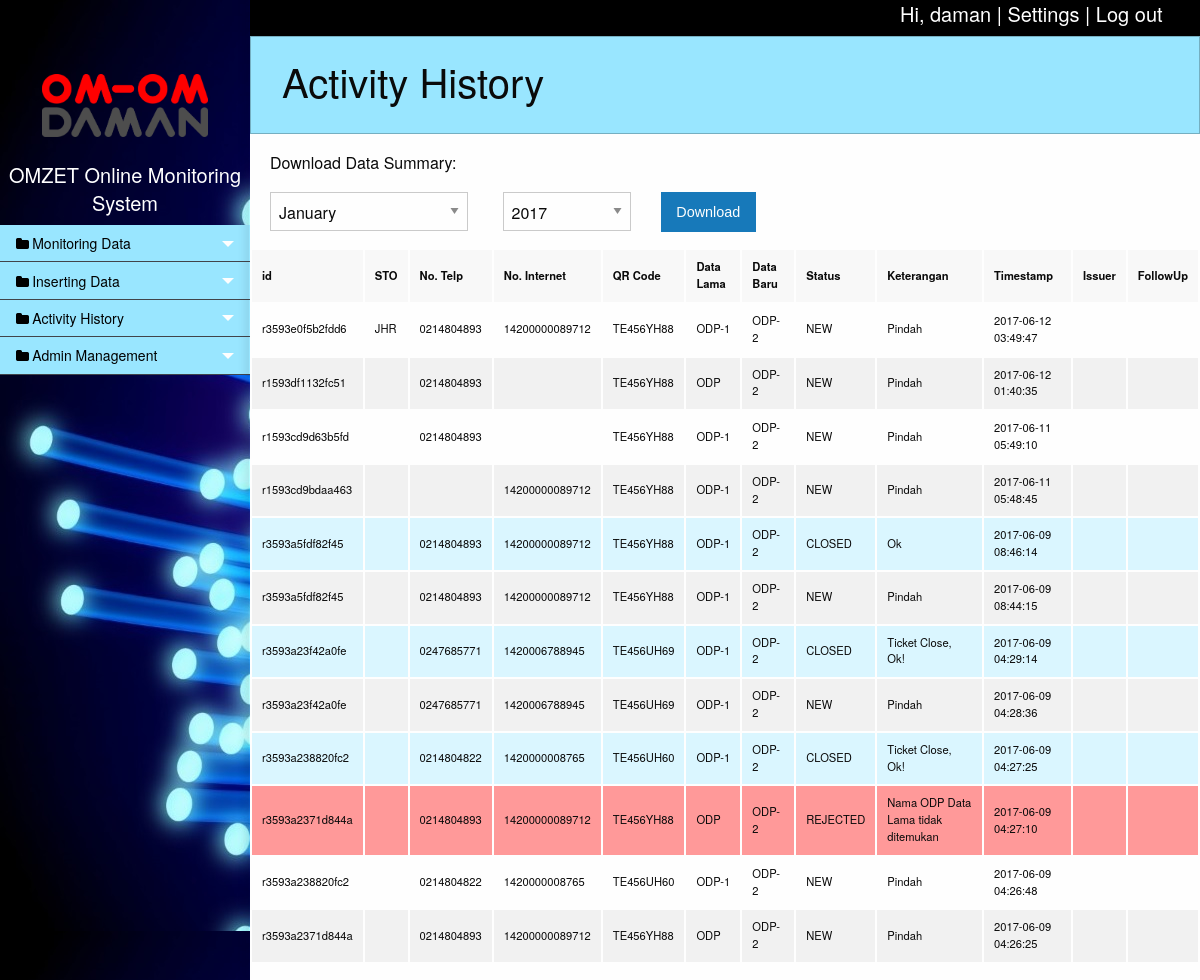
The page /history.php (signed in) on the database as committed earlier.
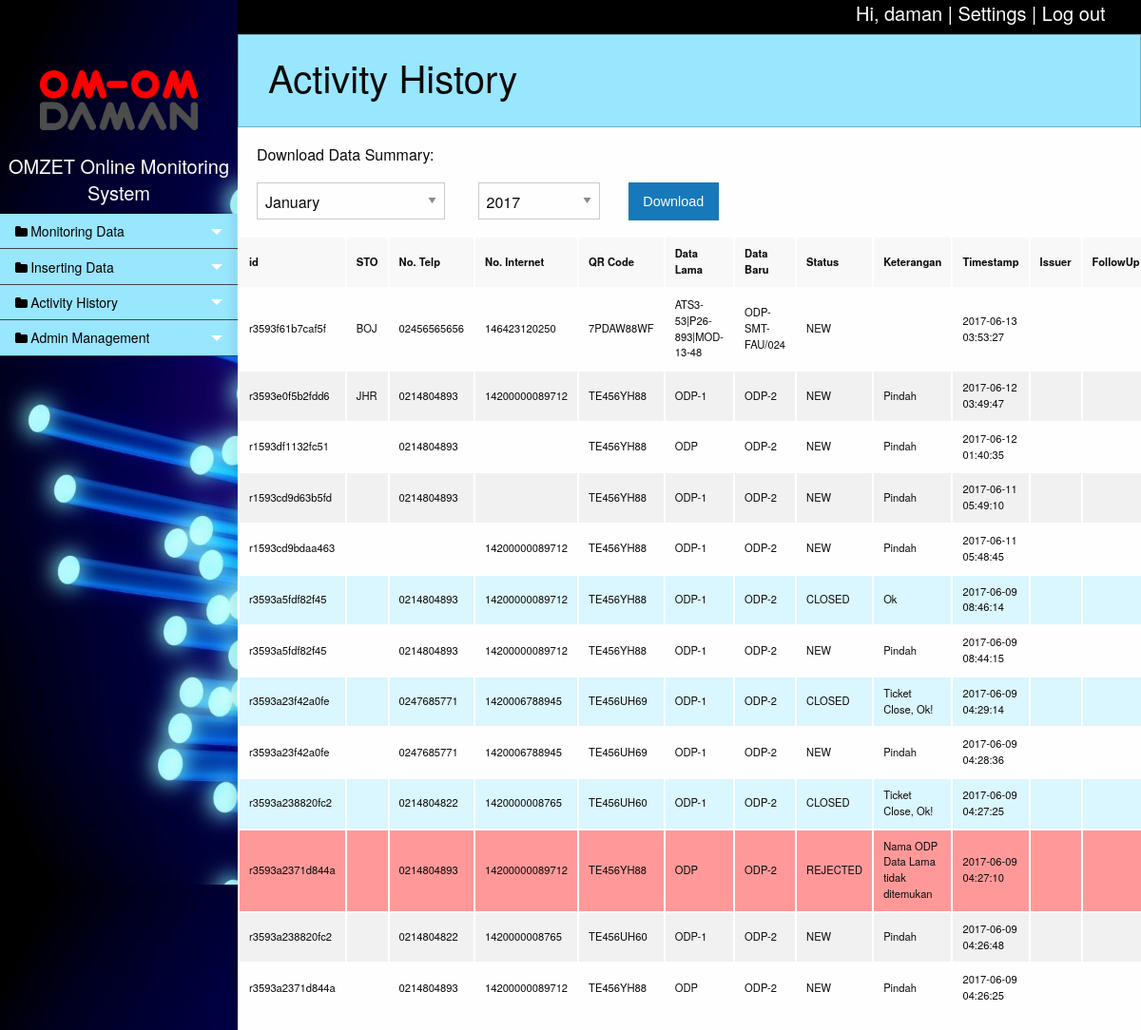
The same page on the database as committed later.
### tables this page shows
CREATE TABLE `tb_history` (
  `id` varchar(15) NOT NULL,
  `sto` varchar(3) NOT NULL,
  `no_telp` varchar(30) NOT NULL,
  `no_internet` varchar(30) NOT NULL,
  `qr` varchar(12) NOT NULL,
  `data_lama` varchar(50) NOT NULL,
  `data_baru` varchar(50) NOT NULL,
  `status` varchar(20) NOT NULL,
  `keterangan` varchar(50) NOT NULL,
  `tanggal` timestamp NOT NULL DEFAULT CURRENT_TIMESTAMP ON UPDATE CURRENT_TIMESTAMP,
  `issuer` varchar(30) NOT NULL,
  `followup` varchar(30) NOT NULL
);

### function/omom.php (the view, shortened to what this page needs)
<?php
	function viewData($opt,$acctype){
		include('database.php');
		switch ($opt){
			case 4:
				$tb='tb_history';
				break;
		}
		if($opt==1 || $opt==2 || $opt==3){
			$query=mysqli_query($con, "SELECT * FROM ".$tb);
		}
		else{
			$query=mysqli_query($con, "SELECT * FROM `tb_history` ORDER BY `tb_history`.`tanggal` DESC ");
		}
		if(mysqli_num_rows($query)>0){
			while ($row = mysqli_fetch_array($query)){
				if($opt==4){
					if($row['status']=="CLOSED"){
						echo '<tr style="background-color:#daf6ff">';
					}elseif($row['status']=="REJECTED"){
						echo '<tr style="background-color:#ff9999">';
					}else{
						echo '<tr>';
					}
					$isquery=mysqli_query($con, "SELECT fname FROM tb_account WHERE email='".$row['issuer']."'");
					$isrow=mysqli_fetch_assoc($isquery);
					$fuquery=mysqli_query($con, "SELECT fname FROM tb_account WHERE email='".$row['followup']."'");
					$furow=mysqli_fetch_assoc($fuquery);
					echo
					'<td>'.$row['id'].'</td>
					 <td>'.$row['sto'].'</td>
					 <td>'.$row['no_telp'].'</td>
					 <td>'.$row['no_internet'].'</td>
					 <td>'.$row['qr'].'</td>
					 <td>'.$row['data_lama'].'</td>
					 <td>'.$row['data_baru'].'</td>
					 <td>'.$row['status'].'</td>
					 <td>'.$row['keterangan'].'</td>
					 <td>'.$row['tanggal'].'</td>
					 <td><a href="profile.php?vemail='.$row['issuer'].'">'.$isrow['fname'].'</a></td>
					 <td><a href="profile.php?vemail='.$row['followup'].'">'.$furow['fname'].'</a></td>
					 </tr>';
				}
			}
		}else{
			echo
			'<tr>
			 <td colspan="10" style="text-align:center">There is no data at the moment.</td>
			 </tr>';
		}
	}
?>

Rows that differ between the two databases and show on the page:
added tb_history: id "r3593f61b7caf5f", sto "BOJ", no_telp "02456565656", no_internet "146423120250", qr "7PDAW88WF", data_lama "ATS3-53|P26-893|MOD-13-48", data_baru "ODP-SMT-FAU/024", status "NEW", tanggal "2017-06-13 03:53:27"
